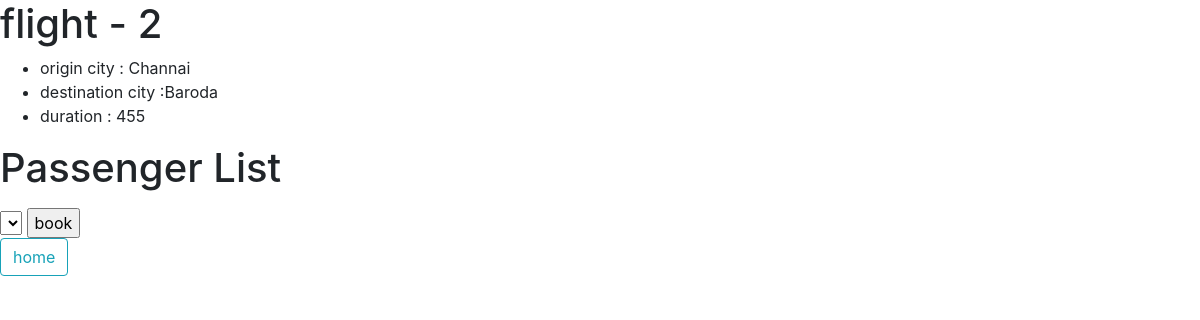
The page /airline/detail/2 on the database as committed earlier.
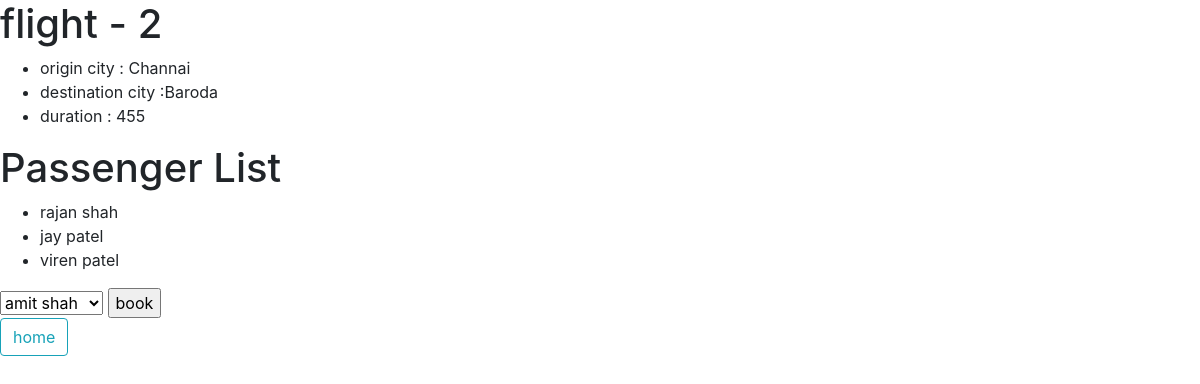
The same page on the database as committed later.
### airline/models.py (models this page shows, shortened)
class flight(models.Model):
    origin=models.ForeignKey(airport,on_delete=models.CASCADE,related_name='departure')
    destinations=models.ForeignKey(airport,on_delete=models.CASCADE,related_name='arrival')
    durations=models.IntegerField()

class airport(models.Model):
    code=models.CharField(max_length=55)
    city=models.CharField(max_length=55)

class passenger(models.Model):
    first_name=models.CharField(max_length=40)
    last_name=models.CharField(max_length=40)
    flights=models.ManyToManyField(flight,related_name="passengers")
    def __str__(self):
        return f"{self.first_name} {self.last_name}"

### airline/views.py (the view)
# urls.py: path("detail/<int:flight_id>",flight_detail,name="flight-detail"),
def flight_detail(request,flight_id):
    flight_info=flight.objects.get(id=flight_id)
    return render(request,"airline/flight_detail.html",{
        "flight":flight_info,
        "passengers":flight_info.passengers.all(),
        "non_passenger":passenger.objects.exclude(flights=flight_info).all()
    })

### airline/templates/airline/flight_detail.html (shortened to what this page needs)
<!DOCTYPE html>
<html lang="en">
<head>
    <link rel="stylesheet" href="https://stackpath.bootstrapcdn.com/bootstrap/4.1.3/css/bootstrap.min.css">
</head>
<body>
<h1> flight  - {{ flight.id }}</h1>
<ul>
    <li>origin city : {{ flight.origin.city }}</li>
    <li>destination city :{{ flight.destinations.city }}</li>
    <li> duration : {{ flight.durations }}</li>
</ul>
<h1> Passenger List </h1>
<ul>
    {% for  passenger in passengers %}
       <li> {{ passenger }}</li>
   {% endfor %}
</ul>
 <form action="{% url 'flight-book' flight.id %}" method="post">
     <select name="npassenger" id="">
         {% for passenger in non_passenger %}
             <option value="{{ passenger.id }}">{{ passenger }}</option>
         {% endfor %}
     </select>
     <input type="submit" value="book">
 </form>
 <a href="{% url 'flight_home' %}" class="btn btn-outline-info"> home  </a>
</body>
</html>

Rows that differ between the two databases and show on the page:
added passenger: first_name+last_name "rajan shah"
added passenger: first_name+last_name "jay patel"
added passenger: first_name+last_name "viren patel"
Other text that changed with them:
form field npassenger: (not shown) → "amit shah"
